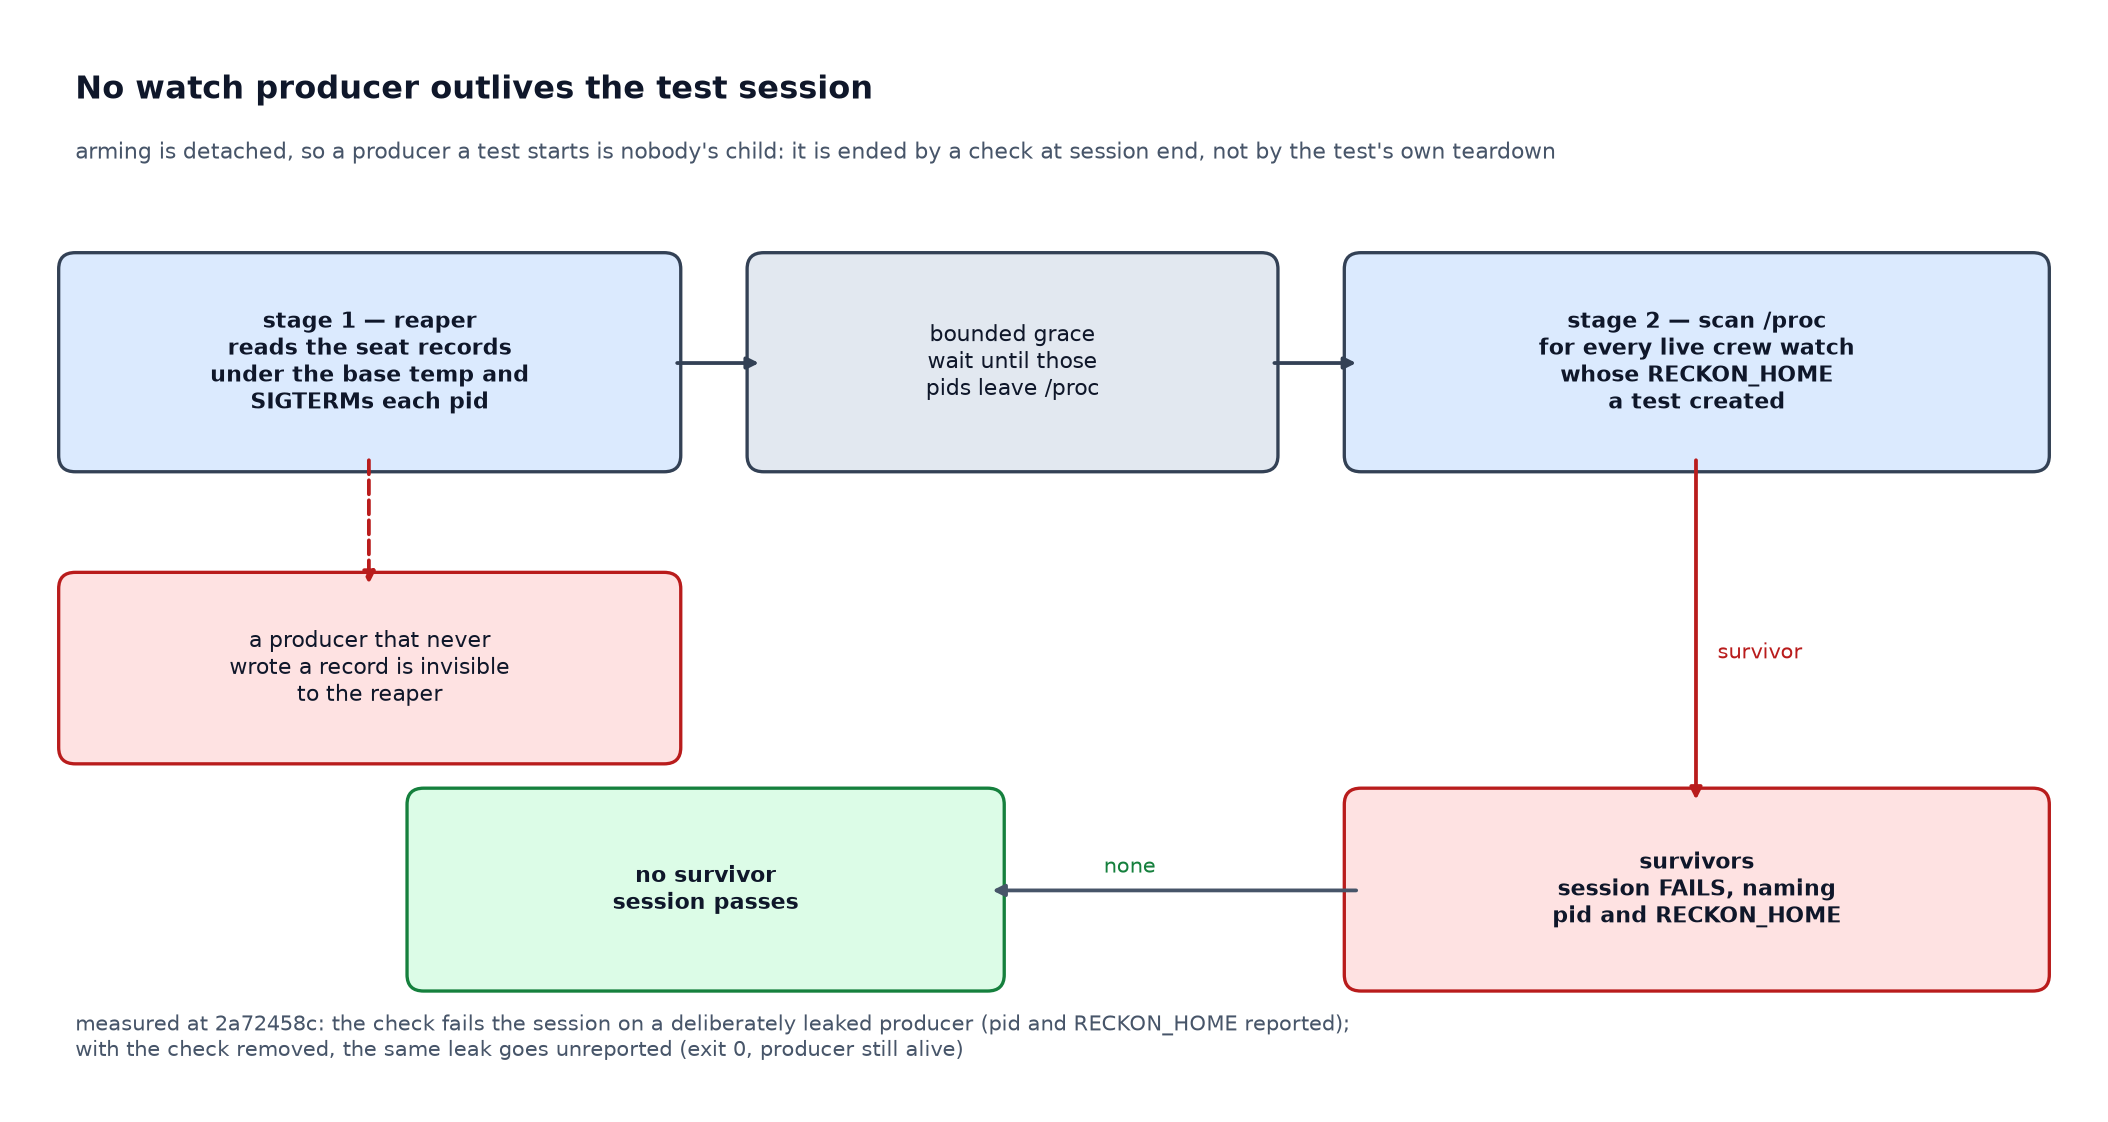

Generate this figure with Python:
"""Figure: the session teardown that answers for a leaked watch producer.

Draws the two stages a session end runs through — the record-driven reaper, then
the scan that reads every live producer's own configuration home — and the two
outcomes. The dashed gap is the case the reaper cannot see and the scan exists
for: a producer that never registered a seat record.
"""

from __future__ import annotations

import matplotlib.pyplot as plt
from matplotlib.patches import FancyBboxPatch

OUT = "docs/figures/the-suite-is-green-at-head/watch-producer-session-check.png"


def draw_box(ax, x, y, w, h, text, face, edge="#334155", size=9.5, weight="normal"):
    box = FancyBboxPatch(
        (x, y),
        w,
        h,
        boxstyle="round,pad=0.10,rounding_size=0.10",
        linewidth=1.4,
        edgecolor=edge,
        facecolor=face,
    )
    ax.add_patch(box)
    ax.text(
        x + w / 2,
        y + h / 2,
        text,
        ha="center",
        color="#0f172a",
        fontsize=size,
        fontweight=weight,
        va="center",
    )


def arrow(ax, xy_from, xy_to, color="#334155", dashed=False):
    ax.annotate(
        "",
        xy=xy_to,
        xytext=xy_from,
        arrowprops={
            "arrowstyle": "-|>",
            "color": color,
            "linewidth": 1.6,
            "linestyle": "--" if dashed else "-",
            "shrinkA": 2,
            "shrinkB": 2,
        },
    )


fig, ax = plt.subplots(figsize=(12.4, 6.6))
ax.set_xlim(0, 12.4)
ax.set_ylim(0, 6.6)
ax.axis("off")

ax.text(
    0.3,
    6.15,
    "No watch producer outlives the test session",
    fontsize=13.5,
    fontweight="bold",
    color="#0f172a",
)
ax.text(
    0.3,
    5.78,
    "arming is detached, so a producer a test starts is nobody's child: it is ended by a check at session end, not by the test's own teardown",
    fontsize=9.5,
    color="#475569",
)

draw_box(
    ax,
    0.3,
    3.95,
    3.55,
    1.15,
    "stage 1 — reaper\nreads the seat records\nunder the base temp and\nSIGTERMs each pid",
    "#dbeafe",
    weight="bold",
)
draw_box(ax, 4.45, 3.95, 3.0, 1.15, "bounded grace\nwait until those\npids leave /proc", "#e2e8f0")
draw_box(
    ax,
    8.05,
    3.95,
    4.05,
    1.15,
    "stage 2 — scan /proc\nfor every live crew watch\nwhose RECKON_HOME\na test created",
    "#dbeafe",
    weight="bold",
)
arrow(ax, (3.90, 4.52), (4.45, 4.52))
arrow(ax, (7.50, 4.52), (8.05, 4.52))

draw_box(
    ax,
    0.3,
    2.15,
    3.55,
    0.98,
    "a producer that never\nwrote a record is invisible\nto the reaper",
    "#fee2e2",
    edge="#b91c1c",
)
arrow(ax, (2.07, 3.95), (2.07, 3.13), color="#b91c1c", dashed=True)

draw_box(
    ax,
    2.4,
    0.75,
    3.4,
    1.05,
    "no survivor\nsession passes",
    "#dcfce7",
    edge="#15803d",
    weight="bold",
)
draw_box(
    ax,
    8.05,
    0.75,
    4.05,
    1.05,
    "survivors\nsession FAILS, naming\npid and RECKON_HOME",
    "#fee2e2",
    edge="#b91c1c",
    weight="bold",
)
arrow(ax, (10.07, 3.95), (10.07, 1.80), color="#b91c1c")
ax.text(10.2, 2.7, "survivor", fontsize=9, color="#b91c1c")
arrow(ax, (8.05, 1.27), (5.80, 1.27), color="#475569")
ax.text(6.5, 1.38, "none", fontsize=9, color="#15803d")

ax.text(
    0.3,
    0.25,
    "measured at 2a72458c: the check fails the session on a deliberately leaked producer (pid and RECKON_HOME reported);\nwith the check removed, the same leak goes unreported (exit 0, producer still alive)",
    fontsize=9,
    color="#475569",
)

fig.tight_layout()
fig.savefig(OUT, dpi=170)
print("wrote", OUT)
